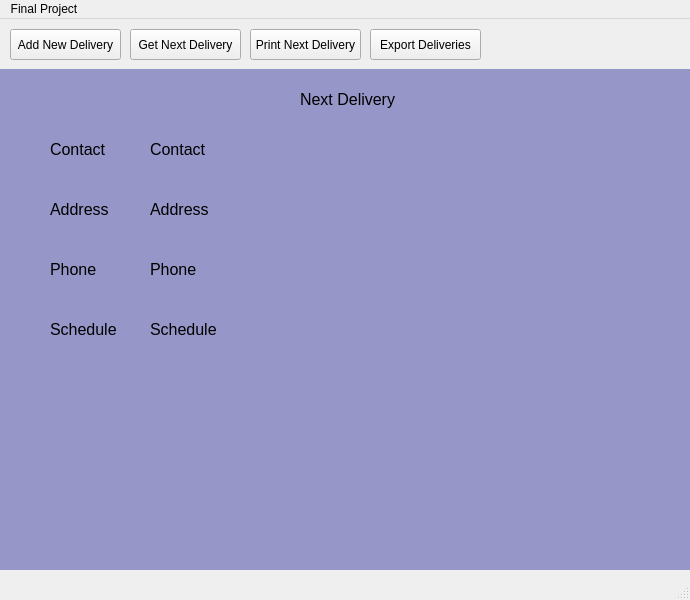
<?xml version="1.0" encoding="UTF-8"?>
<ui version="4.0">
 <class>MainWindow</class>
 <widget class="QMainWindow" name="MainWindow">
  <property name="geometry">
   <rect>
    <x>0</x>
    <y>0</y>
    <width>690</width>
    <height>600</height>
   </rect>
  </property>
  <property name="windowTitle">
   <string>MainWindow</string>
  </property>
  <widget class="QWidget" name="centralwidget">
   <widget class="QPushButton" name="AddDeliveryButton">
    <property name="geometry">
     <rect>
      <x>10</x>
      <y>10</y>
      <width>111</width>
      <height>31</height>
     </rect>
    </property>
    <property name="text">
     <string>Add New Delivery</string>
    </property>
   </widget>
   <widget class="QPushButton" name="GetDeliveryButton">
    <property name="geometry">
     <rect>
      <x>130</x>
      <y>10</y>
      <width>111</width>
      <height>31</height>
     </rect>
    </property>
    <property name="text">
     <string>Get Next Delivery</string>
    </property>
   </widget>
   <widget class="QPushButton" name="PrintDeliveryButton">
    <property name="geometry">
     <rect>
      <x>250</x>
      <y>10</y>
      <width>111</width>
      <height>31</height>
     </rect>
    </property>
    <property name="text">
     <string>Print Next Delivery</string>
    </property>
   </widget>
   <widget class="QPushButton" name="ExDeliveryButton">
    <property name="geometry">
     <rect>
      <x>370</x>
      <y>10</y>
      <width>111</width>
      <height>31</height>
     </rect>
    </property>
    <property name="text">
     <string>Export Deliveries</string>
    </property>
   </widget>
   <widget class="QStackedWidget" name="stackedWidget">
    <property name="geometry">
     <rect>
      <x>0</x>
      <y>50</y>
      <width>691</width>
      <height>501</height>
     </rect>
    </property>
    <property name="styleSheet">
     <string notr="true"/>
    </property>
    <property name="frameShape">
     <enum>QFrame::NoFrame</enum>
    </property>
    <property name="currentIndex">
     <number>1</number>
    </property>
    <widget class="QWidget" name="NewDelivery">
     <property name="acceptDrops">
      <bool>true</bool>
     </property>
     <property name="styleSheet">
      <string notr="true">background-color: rgb(150, 200, 150);</string>
     </property>
     <widget class="QLabel" name="label">
      <property name="geometry">
       <rect>
        <x>300</x>
        <y>20</y>
        <width>101</width>
        <height>21</height>
       </rect>
      </property>
      <property name="font">
       <font>
        <pointsize>12</pointsize>
       </font>
      </property>
      <property name="styleSheet">
       <string notr="true">color: rgb(0, 0, 0);</string>
      </property>
      <property name="text">
       <string>New Delivery</string>
      </property>
     </widget>
     <widget class="QTextEdit" name="contactText">
      <property name="geometry">
       <rect>
        <x>130</x>
        <y>60</y>
        <width>421</width>
        <height>41</height>
       </rect>
      </property>
      <property name="styleSheet">
       <string notr="true">background-color: rgb(255, 255, 255);
border-color:rgb(0, 0, 0);</string>
      </property>
     </widget>
     <widget class="QLabel" name="label_3">
      <property name="geometry">
       <rect>
        <x>50</x>
        <y>70</y>
        <width>71</width>
        <height>21</height>
       </rect>
      </property>
      <property name="font">
       <font>
        <pointsize>12</pointsize>
       </font>
      </property>
      <property name="styleSheet">
       <string notr="true">color: rgb(0, 0, 0);</string>
      </property>
      <property name="text">
       <string>Contact</string>
      </property>
     </widget>
     <widget class="QLabel" name="label_4">
      <property name="geometry">
       <rect>
        <x>50</x>
        <y>130</y>
        <width>71</width>
        <height>21</height>
       </rect>
      </property>
      <property name="font">
       <font>
        <pointsize>12</pointsize>
       </font>
      </property>
      <property name="styleSheet">
       <string notr="true">color: rgb(0, 0, 0);</string>
      </property>
      <property name="text">
       <string>Address</string>
      </property>
     </widget>
     <widget class="QTextEdit" name="addressText">
      <property name="geometry">
       <rect>
        <x>130</x>
        <y>120</y>
        <width>421</width>
        <height>41</height>
       </rect>
      </property>
      <property name="styleSheet">
       <string notr="true">background-color: rgb(255, 255, 255);
border-color:rgb(0, 0, 0);</string>
      </property>
     </widget>
     <widget class="QLabel" name="label_5">
      <property name="geometry">
       <rect>
        <x>50</x>
        <y>190</y>
        <width>71</width>
        <height>21</height>
       </rect>
      </property>
      <property name="font">
       <font>
        <pointsize>12</pointsize>
       </font>
      </property>
      <property name="styleSheet">
       <string notr="true">color: rgb(0, 0, 0);</string>
      </property>
      <property name="text">
       <string>Phone</string>
      </property>
     </widget>
     <widget class="QTextEdit" name="phoneText">
      <property name="geometry">
       <rect>
        <x>130</x>
        <y>180</y>
        <width>421</width>
        <height>41</height>
       </rect>
      </property>
      <property name="styleSheet">
       <string notr="true">background-color: rgb(255, 255, 255);
border-color:rgb(0, 0, 0);</string>
      </property>
     </widget>
     <widget class="QLabel" name="label_6">
      <property name="geometry">
       <rect>
        <x>50</x>
        <y>250</y>
        <width>71</width>
        <height>21</height>
       </rect>
      </property>
      <property name="font">
       <font>
        <pointsize>12</pointsize>
       </font>
      </property>
      <property name="styleSheet">
       <string notr="true">color: rgb(0, 0, 0);</string>
      </property>
      <property name="text">
       <string>Schedule</string>
      </property>
     </widget>
     <widget class="QDateEdit" name="scheduleInfo">
      <property name="geometry">
       <rect>
        <x>130</x>
        <y>240</y>
        <width>421</width>
        <height>41</height>
       </rect>
      </property>
      <property name="styleSheet">
       <string notr="true">color: rgb(0, 0, 0);
background-color: rgb(255, 255, 255);</string>
      </property>
      <property name="calendarPopup">
       <bool>true</bool>
      </property>
     </widget>
     <widget class="QCommandLinkButton" name="addNewDelivery">
      <property name="geometry">
       <rect>
        <x>290</x>
        <y>360</y>
        <width>131</width>
        <height>41</height>
       </rect>
      </property>
      <property name="styleSheet">
       <string notr="true">font: 12pt &quot;Segoe UI&quot;;
background-color: rgb(0, 85, 0);
border-color: rgb(0, 85, 0);
color: rgb(255, 255, 255);</string>
      </property>
      <property name="text">
       <string>Add Delivery</string>
      </property>
     </widget>
    </widget>
    <widget class="QWidget" name="NextDelivery">
     <property name="acceptDrops">
      <bool>true</bool>
     </property>
     <property name="styleSheet">
      <string notr="true">background-color: rgb(150, 150, 200);</string>
     </property>
     <widget class="QLabel" name="label_2">
      <property name="geometry">
       <rect>
        <x>300</x>
        <y>20</y>
        <width>101</width>
        <height>20</height>
       </rect>
      </property>
      <property name="font">
       <font>
        <pointsize>12</pointsize>
       </font>
      </property>
      <property name="styleSheet">
       <string notr="true">color: rgb(0, 0, 0);</string>
      </property>
      <property name="text">
       <string>Next Delivery</string>
      </property>
     </widget>
     <widget class="QLabel" name="label_7">
      <property name="geometry">
       <rect>
        <x>50</x>
        <y>70</y>
        <width>71</width>
        <height>21</height>
       </rect>
      </property>
      <property name="font">
       <font>
        <pointsize>12</pointsize>
       </font>
      </property>
      <property name="styleSheet">
       <string notr="true">color: rgb(0, 0, 0);</string>
      </property>
      <property name="text">
       <string>Contact</string>
      </property>
     </widget>
     <widget class="QLabel" name="label_8">
      <property name="geometry">
       <rect>
        <x>50</x>
        <y>130</y>
        <width>71</width>
        <height>21</height>
       </rect>
      </property>
      <property name="font">
       <font>
        <pointsize>12</pointsize>
       </font>
      </property>
      <property name="styleSheet">
       <string notr="true">color: rgb(0, 0, 0);</string>
      </property>
      <property name="text">
       <string>Address</string>
      </property>
     </widget>
     <widget class="QLabel" name="label_9">
      <property name="geometry">
       <rect>
        <x>50</x>
        <y>190</y>
        <width>71</width>
        <height>21</height>
       </rect>
      </property>
      <property name="font">
       <font>
        <pointsize>12</pointsize>
       </font>
      </property>
      <property name="styleSheet">
       <string notr="true">color: rgb(0, 0, 0);</string>
      </property>
      <property name="text">
       <string>Phone</string>
      </property>
     </widget>
     <widget class="QLabel" name="label_10">
      <property name="geometry">
       <rect>
        <x>50</x>
        <y>250</y>
        <width>71</width>
        <height>21</height>
       </rect>
      </property>
      <property name="font">
       <font>
        <pointsize>12</pointsize>
       </font>
      </property>
      <property name="styleSheet">
       <string notr="true">color: rgb(0, 0, 0);</string>
      </property>
      <property name="text">
       <string>Schedule</string>
      </property>
     </widget>
     <widget class="QLabel" name="ContactInfo">
      <property name="geometry">
       <rect>
        <x>150</x>
        <y>70</y>
        <width>71</width>
        <height>21</height>
       </rect>
      </property>
      <property name="font">
       <font>
        <pointsize>12</pointsize>
       </font>
      </property>
      <property name="styleSheet">
       <string notr="true">color: rgb(0, 0, 0);</string>
      </property>
      <property name="text">
       <string>Contact</string>
      </property>
     </widget>
     <widget class="QLabel" name="AddressInfo">
      <property name="geometry">
       <rect>
        <x>150</x>
        <y>130</y>
        <width>71</width>
        <height>21</height>
       </rect>
      </property>
      <property name="font">
       <font>
        <pointsize>12</pointsize>
       </font>
      </property>
      <property name="styleSheet">
       <string notr="true">color: rgb(0, 0, 0);</string>
      </property>
      <property name="text">
       <string>Address</string>
      </property>
     </widget>
     <widget class="QLabel" name="PhoneInfo">
      <property name="geometry">
       <rect>
        <x>150</x>
        <y>190</y>
        <width>71</width>
        <height>21</height>
       </rect>
      </property>
      <property name="font">
       <font>
        <pointsize>12</pointsize>
       </font>
      </property>
      <property name="styleSheet">
       <string notr="true">color: rgb(0, 0, 0);</string>
      </property>
      <property name="text">
       <string>Phone</string>
      </property>
     </widget>
     <widget class="QLabel" name="ScheduleInfo">
      <property name="geometry">
       <rect>
        <x>150</x>
        <y>250</y>
        <width>71</width>
        <height>21</height>
       </rect>
      </property>
      <property name="font">
       <font>
        <pointsize>12</pointsize>
       </font>
      </property>
      <property name="styleSheet">
       <string notr="true">color: rgb(0, 0, 0);</string>
      </property>
      <property name="text">
       <string>Schedule</string>
      </property>
     </widget>
    </widget>
   </widget>
  </widget>
  <widget class="QMenuBar" name="menubar">
   <property name="geometry">
    <rect>
     <x>0</x>
     <y>0</y>
     <width>690</width>
     <height>21</height>
    </rect>
   </property>
   <widget class="QMenu" name="menuFinal_Project">
    <property name="title">
     <string>Final Project</string>
    </property>
   </widget>
   <addaction name="menuFinal_Project"/>
  </widget>
  <widget class="QStatusBar" name="statusbar"/>
 </widget>
 <resources/>
 <connections/>
</ui>
